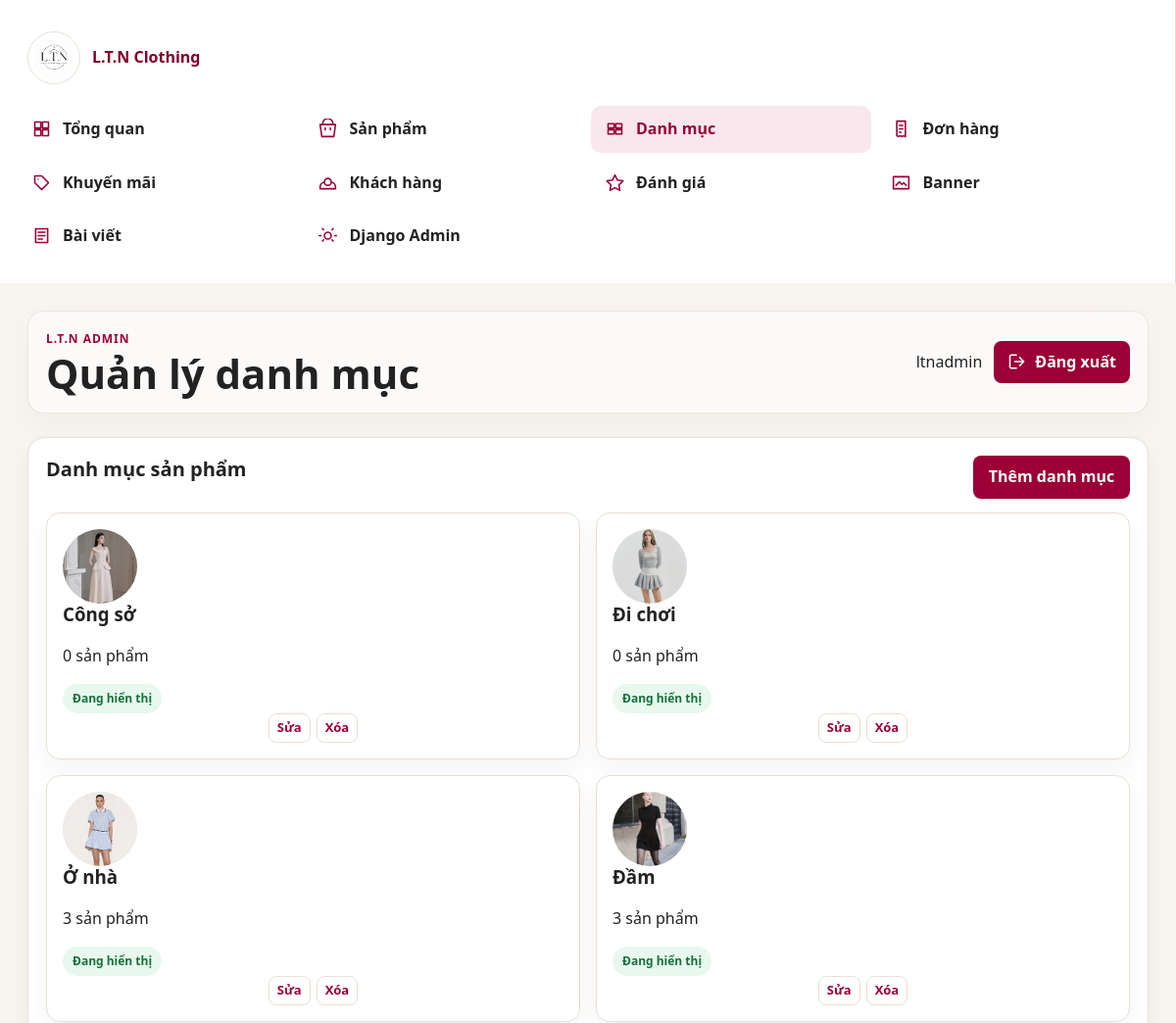
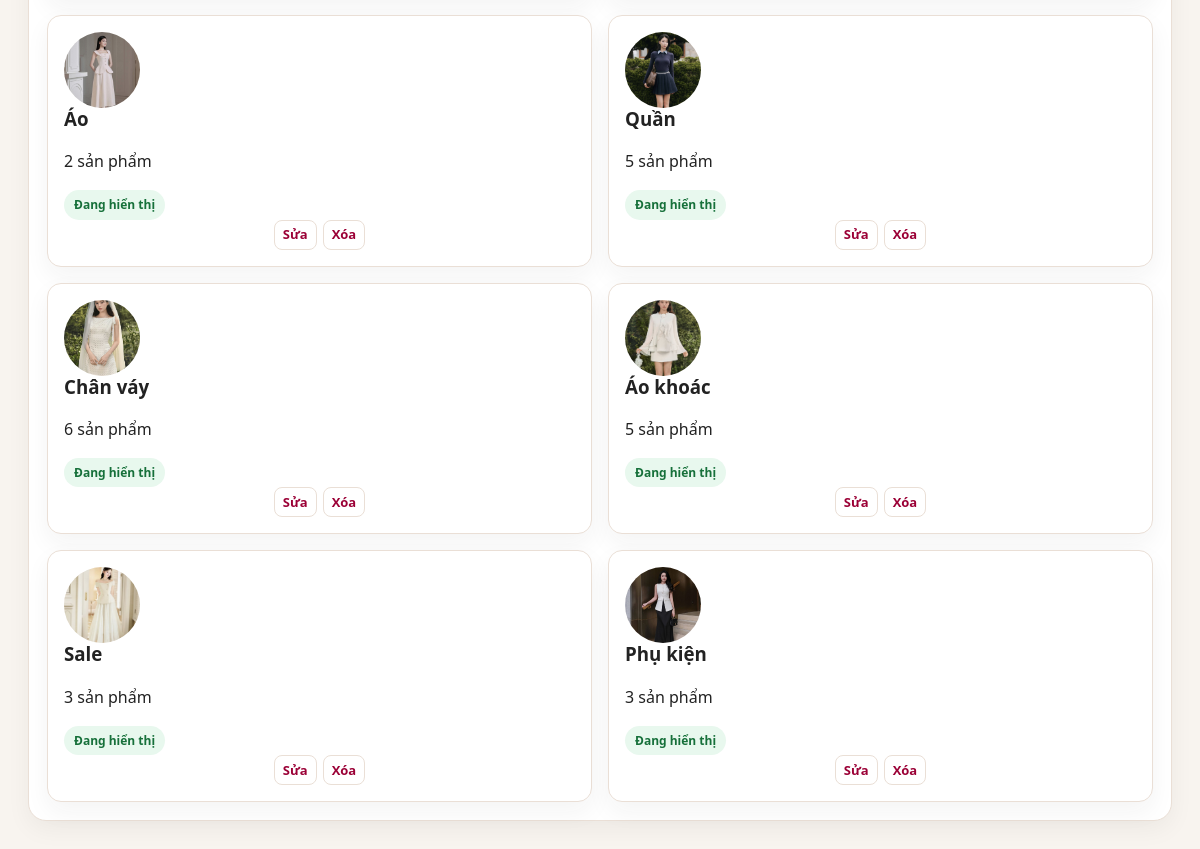
Screenshot of /dashboard/categories/ (signed in) with the database file from the repository (2 pictures, top to bottom).
### shop/models.py (models this page shows, shortened)
class TimeStampedModel(models.Model):
    created_at = models.DateTimeField(auto_now_add=True)
    updated_at = models.DateTimeField(auto_now=True)
    class Meta:
        abstract = True

class Category(TimeStampedModel):
    name = models.CharField(max_length=120)
    slug = models.SlugField(max_length=140, unique=True, blank=True, allow_unicode=True)
    icon = models.ImageField(upload_to="categories/icons/", blank=True, null=True)
    description = models.TextField(blank=True)
    image = models.ImageField(upload_to="categories/", blank=True, null=True)
    sort_order = models.PositiveIntegerField(default=0)
    is_active = models.BooleanField(default=True)
    class Meta:
        ordering = ["sort_order", "name"]
        verbose_name_plural = "Categories"

### shop/views.py (the view)
# urls.py: path("dashboard/categories/", views.dashboard_categories, name="dashboard_categories"),
@login_required
def dashboard_categories(request):
    if not dashboard_allowed(request.user, staff_ok=False):
        return dashboard_denied(request)
    categories = Category.objects.annotate(product_count=Count("products")).order_by("sort_order", "name")
    return render(request, "dashboard/categories.html", {
        "page_title": "Quản lý danh mục",
        "categories": categories,
        "can_delete": is_admin_user(request.user),
    })

### shop/context_processors.py (called while the page is built)
def dashboard_url_for_user(user):
    if not user.is_authenticated:
        return "/login/"
    role = getattr(getattr(user, "profile", None), "role", "")
    if user.is_superuser or role == "ADMIN":
        return "/dashboard/"
    if role == "STAFF":
        return "/staff/"
    return "/profile/"

def cart_counter(request):
    user_dashboard_url = dashboard_url_for_user(request.user)
    if not request.user.is_authenticated:
        return {"cart_count": 0, "wishlist_count": 0, "user_dashboard_url": user_dashboard_url}
    cart, _ = Cart.objects.get_or_create(user=request.user)
    return {
        "cart_count": sum(item.quantity for item in cart.items.all()),
        "wishlist_count": Wishlist.objects.filter(user=request.user).count(),
        "user_dashboard_url": user_dashboard_url,
    }

### shop/views.py (called while the page is built)
def dashboard_allowed(user, staff_ok=True):
    if not user.is_authenticated:
        return False
    if user.is_superuser:
        return True
    role = getattr(getattr(user, "profile", None), "role", "")
    return role == "ADMIN" or (staff_ok and role == "STAFF")

def is_admin_user(user):
    return user.is_superuser or getattr(getattr(user, "profile", None), "role", "") == "ADMIN"

### templates/dashboard/categories.html (shortened to what this page needs)
{% extends "dashboard/base_dashboard.html" %}
{% block content %}
<section class="dash-card">
  <div class="dash-card-head"><h2>Danh mục sản phẩm</h2><a class="dash-btn" href="/admin/shop/category/add/">Thêm danh mục</a></div>
  <div class="category-admin-grid">
    {% for category in categories %}
      <article class="category-admin-card">
        {% if category.icon %}<img src="{{ category.icon.url }}" alt="{{ category.name }}">{% elif category.image %}<img src="{{ category.image.url }}" alt="{{ category.name }}">{% else %}<span>{{ category.name|first }}</span>{% endif %}
        <div><h3>{{ category.name }}</h3><p>{{ category.product_count }} sản phẩm</p><span class="status-badge {% if category.is_active %}status-completed{% else %}status-cancelled{% endif %}">{% if category.is_active %}Đang hiển thị{% else %}Đã ẩn{% endif %}</span></div>
        <div class="row-actions"><a href="/admin/shop/category/{{ category.id }}/change/">Sửa</a>{% if can_delete %}<a href="/admin/shop/category/{{ category.id }}/delete/">Xóa</a>{% endif %}</div>
      </article>
    {% endfor %}
  </div>
</section>
{% endblock %}

### templates/dashboard/base_dashboard.html (shortened to what this page needs)
{% load static humanize %}
<!doctype html>
<html lang="vi">
<head>
  <link rel="stylesheet" href="{% static 'css/base.css' %}">
  <link rel="stylesheet" href="{% static 'css/dashboard.css' %}">
</head>
<body class="dashboard-body">
  <div class="dashboard-shell">
    <aside class="dashboard-sidebar">
      <a class="dashboard-brand" href="{% url 'shop:dashboard' %}">
        <img src="{% static 'WEBIMG/logoweb.jpg' %}" alt="L.T.N Clothing">
        <span>L.T.N Clothing</span>
      </a>
      <nav class="dashboard-nav" aria-label="Admin dashboard">
        <a class="{% if request.resolver_match.url_name == 'dashboard' %}active{% endif %}" href="{% url 'shop:dashboard' %}">
          <span><svg viewBox="0 0 24 24"><path d="M4 4h7v7H4V4Zm9 0h7v7h-7V4ZM4 13h7v7H4v-7Zm9 0h7v7h-7v-7Z"/></svg></span>Tổng quan
        </a>
        <a class="{% if request.resolver_match.url_name == 'dashboard_products' %}active{% endif %}" href="{% url 'shop:dashboard_products' %}">
          <span><svg viewBox="0 0 24 24"><path d="M6 7V6a6 6 0 0 1 12 0v1m-15 0h18l-2 14H5L3 7Zm6 4v2m6-2v2"/></svg></span>Sản phẩm
        </a>
        <a class="{% if request.resolver_match.url_name == 'dashboard_categories' %}active{% endif %}" href="{% url 'shop:dashboard_categories' %}">
          <span><svg viewBox="0 0 24 24"><path d="M4 6h7v5H4V6Zm9 0h7v5h-7V6ZM4 13h7v5H4v-5Zm9 0h7v5h-7v-5Z"/></svg></span>Danh mục
        </a>
        <a class="{% if request.resolver_match.url_name == 'dashboard_orders' %}active{% endif %}" href="{% url 'shop:dashboard_orders' %}">
          <span><svg viewBox="0 0 24 24"><path d="M7 3h10v18l-2-1-2 1-2-1-2 1-2-1V3Zm3 5h4m-4 4h4m-4 4h2"/></svg></span>Đơn hàng
        </a>
        <a class="" href="{% url 'shop:dashboard_sales' %}">
          <span><svg viewBox="0 0 24 24"><path d="M20 12 12 20 4 12V4h8l8 8Zm-12-4h.01"/></svg></span>Khuyến mãi
        </a>
        <a class="{% if request.resolver_match.url_name == 'dashboard_customers' %}active{% endif %}" href="{% url 'shop:dashboard_customers' %}">
          <span><svg viewBox="0 0 24 24"><path d="M16 11a4 4 0 1 0-8 0m8 0a4 4 0 1 1-8 0m8 0c3 1 5 3 5 6v2H3v-2c0-3 2-5 5-6"/></svg></span>Khách hàng
        </a>
        <a class="{% if request.resolver_match.url_name == 'dashboard_reviews' %}active{% endif %}" href="{% url 'shop:dashboard_reviews' %}">
          <span><svg viewBox="0 0 24 24"><path d="m12 3 2.9 5.9 6.5.9-4.7 4.6 1.1 6.5L12 17.8l-5.8 3.1 1.1-6.5-4.7-4.6 6.5-.9L12 3Z"/></svg></span>Đánh giá
        </a>
        <a class="{% if request.resolver_match.url_name == 'dashboard_banners' %}active{% endif %}" href="{% url 'shop:dashboard_banners' %}">
          <span><svg viewBox="0 0 24 24"><path d="M3 5h18v14H3V5Zm3 10 4-4 3 3 2-2 3 3"/></svg></span>Banner
        </a>
        <a class="{% if request.resolver_match.url_name == 'dashboard_blogs' %}active{% endif %}" href="{% url 'shop:dashboard_blogs' %}">
          <span><svg viewBox="0 0 24 24"><path d="M5 4h14v16H5V4Zm3 4h8M8 12h8m-8 4h5"/></svg></span>Bài viết
        </a>
        <a href="/admin/">
          <span><svg viewBox="0 0 24 24"><path d="M12 8a4 4 0 1 0 0 8 4 4 0 0 0 0-8Zm8 4h2M2 12h2m12.9-6.9 1.4-1.4M5.7 18.3l1.4-1.4m0-11.8L5.7 3.7m12.6 14.6-1.4-1.4"/></svg></span>Django Admin
        </a>
      </nav>
    </aside>
    <main class="dashboard-main">
      <header class="dashboard-topbar">
        <div>
          <p class="dashboard-eyebrow">L.T.N Admin</p>
          <h1>{% block page_title %}{{ page_title|default:"Tổng quan" }}{% endblock %}</h1>
        </div>
        <div class="dashboard-user">
          <span>{{ request.user.username }}</span>
          <form method="post" action="{% url 'accounts:logout' %}">
            <button class="dash-btn" type="submit">
              <svg viewBox="0 0 24 24" aria-hidden="true"><path d="M15 17l5-5-5-5m5 5H9m2 8H5a2 2 0 0 1-2-2V6a2 2 0 0 1 2-2h6"/></svg>
              Đăng xuất
            </button>
          </form>
        </div>
      </header>
      {% block content %}{% endblock %}
    </main>
  </div>
</body>
</html>

### static/css/base.css (style rules this page uses)
* { box-sizing: border-box; }
body { margin: 0; font-family: "Segoe UI", Arial, sans-serif; color: var(--text-dark); background: var(--cream-bg); line-height: 1.6; }
a { color: inherit; text-decoration: none; }
img { display: block; max-width: 100%; }
h1, h2, h3, p { margin-top: 0; }
h1 { font-size: clamp(36px, 5vw, 66px); line-height: 1.05; letter-spacing: 0; }
h2 { font-size: clamp(26px, 3vw, 40px); line-height: 1.15; }
h3 { line-height: 1.2; }
.btn, button { border: 0; border-radius: 6px; background: var(--fashion-maroon); color: var(--white); padding: 12px 18px; font: inherit; font-weight: 800; cursor: pointer; transition: transform .18s ease, box-shadow .18s ease, background .18s ease; }

### rows the page displays
Category: image (picture), name "Công sở", product_count "0", is_active "Đang hiển thị"
Category: icon (picture), name "Đi chơi", product_count "0", is_active "Đang hiển thị"
Category: icon (picture), name "Ở nhà", product_count "3", is_active "Đang hiển thị"
Category: icon (picture), name "Đầm", product_count "3", is_active "Đang hiển thị"
Category: icon (picture), name "Áo", product_count "2", is_active "Đang hiển thị"
Category: icon (picture), name "Quần", product_count "5", is_active "Đang hiển thị"
Category: icon (picture), name "Chân váy", product_count "6", is_active "Đang hiển thị"
Category: icon (picture), name "Áo khoác", product_count "5", is_active "Đang hiển thị"
Category: icon (picture), name "Sale", product_count "3", is_active "Đang hiển thị"
Category: icon (picture), name "Phụ kiện", product_count "3", is_active "Đang hiển thị"

### other values shown
{{ page_title|default:"Tổng quan" }} "Quản lý danh mục"
{{ request.user.username }} "ltnadmin"
